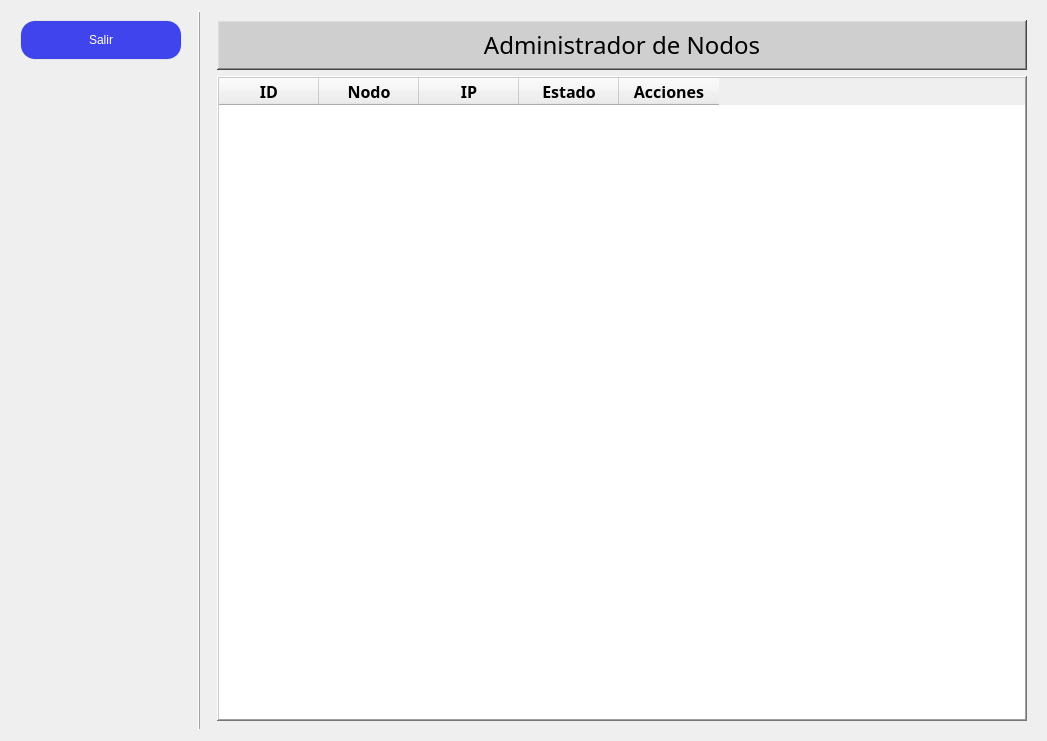
<?xml version="1.0" encoding="UTF-8"?>
<ui version="4.0">
 <class>NodesPage</class>
 <widget class="QWidget" name="NodesPage">
  <property name="geometry">
   <rect>
    <x>0</x>
    <y>0</y>
    <width>1047</width>
    <height>741</height>
   </rect>
  </property>
  <property name="sizePolicy">
   <sizepolicy hsizetype="Expanding" vsizetype="Expanding">
    <horstretch>0</horstretch>
    <verstretch>0</verstretch>
   </sizepolicy>
  </property>
  <property name="windowTitle">
   <string>Form</string>
  </property>
  <layout class="QGridLayout" name="gridLayout">
   <item row="0" column="0">
    <widget class="QFrame" name="verticalFrame">
     <property name="sizePolicy">
      <sizepolicy hsizetype="Expanding" vsizetype="Expanding">
       <horstretch>0</horstretch>
       <verstretch>0</verstretch>
      </sizepolicy>
     </property>
     <property name="minimumSize">
      <size>
       <width>160</width>
       <height>0</height>
      </size>
     </property>
     <property name="maximumSize">
      <size>
       <width>180</width>
       <height>16777215</height>
      </size>
     </property>
     <property name="frameShape">
      <enum>QFrame::Shape::NoFrame</enum>
     </property>
     <layout class="QVBoxLayout" name="verticalLayout">
      <item>
       <widget class="Button" name="logout_button">
        <property name="sizePolicy">
         <sizepolicy hsizetype="Expanding" vsizetype="Fixed">
          <horstretch>0</horstretch>
          <verstretch>0</verstretch>
         </sizepolicy>
        </property>
        <property name="minimumSize">
         <size>
          <width>140</width>
          <height>40</height>
         </size>
        </property>
        <property name="maximumSize">
         <size>
          <width>200</width>
          <height>40</height>
         </size>
        </property>
        <property name="styleSheet">
         <string notr="true">QPushButton {
	border-radius: 15px;
	padding: 5px;
	background-color: rgb(64, 68, 237);
	color: white;
	border: 2px solid rgba(0, 0, 0, 10); /* Borde tenue */
}

QPushButton:hover {
  background-color: rgb(90, 90, 255);    /* Fondo al pasar el mouse */
  color: white;                /* Color del texto al pasar el mouse */
}

QPushButton:pressed {
  background-color: rgb(51, 55, 188)     /* Fondo al presionar */
  color: white;                /* Color del texto al presionar */
}

QPushButton:disabled {
  background-color: rgb(39, 39, 43);     /* Fondo deshabilitado */
  color: #7f8c8d;                /* Color del texto deshabilitado */
}

QPushButton:checked {
  background-color: #27ae60;     /* Fondo cuando está checkable y activado */
  color: #ecf0f1;        
}</string>
        </property>
        <property name="text">
         <string>Salir</string>
        </property>
       </widget>
      </item>
      <item>
       <spacer name="verticalSpacer">
        <property name="orientation">
         <enum>Qt::Orientation::Vertical</enum>
        </property>
        <property name="sizeType">
         <enum>QSizePolicy::Policy::Expanding</enum>
        </property>
        <property name="sizeHint" stdset="0">
         <size>
          <width>20</width>
          <height>40</height>
         </size>
        </property>
       </spacer>
      </item>
     </layout>
    </widget>
   </item>
   <item row="0" column="2">
    <widget class="QWidget" name="widget" native="true">
     <layout class="QVBoxLayout" name="verticalLayout_2">
      <item>
       <widget class="QLabel" name="nodes_label">
        <property name="sizePolicy">
         <sizepolicy hsizetype="Expanding" vsizetype="Expanding">
          <horstretch>0</horstretch>
          <verstretch>0</verstretch>
         </sizepolicy>
        </property>
        <property name="maximumSize">
         <size>
          <width>16777215</width>
          <height>50</height>
         </size>
        </property>
        <property name="font">
         <font>
          <family>Impact</family>
          <pointsize>18</pointsize>
          <bold>false</bold>
          <underline>false</underline>
         </font>
        </property>
        <property name="styleSheet">
         <string notr="true">color: black;
background-color: rgb(207, 207, 207);</string>
        </property>
        <property name="frameShape">
         <enum>QFrame::Shape::WinPanel</enum>
        </property>
        <property name="frameShadow">
         <enum>QFrame::Shadow::Raised</enum>
        </property>
        <property name="lineWidth">
         <number>1</number>
        </property>
        <property name="text">
         <string>Administrador de Nodos</string>
        </property>
        <property name="alignment">
         <set>Qt::AlignmentFlag::AlignCenter</set>
        </property>
       </widget>
      </item>
      <item>
       <widget class="QTableWidget" name="nodes_table">
        <property name="frameShape">
         <enum>QFrame::Shape::WinPanel</enum>
        </property>
        <property name="frameShadow">
         <enum>QFrame::Shadow::Raised</enum>
        </property>
        <property name="sizeAdjustPolicy">
         <enum>QAbstractScrollArea::SizeAdjustPolicy::AdjustToContents</enum>
        </property>
        <property name="editTriggers">
         <set>QAbstractItemView::EditTrigger::NoEditTriggers</set>
        </property>
        <property name="selectionMode">
         <enum>QAbstractItemView::SelectionMode::NoSelection</enum>
        </property>
        <property name="textElideMode">
         <enum>Qt::TextElideMode::ElideMiddle</enum>
        </property>
        <property name="wordWrap">
         <bool>false</bool>
        </property>
        <property name="rowCount">
         <number>0</number>
        </property>
        <attribute name="horizontalHeaderCascadingSectionResizes">
         <bool>false</bool>
        </attribute>
        <attribute name="horizontalHeaderMinimumSectionSize">
         <number>100</number>
        </attribute>
        <attribute name="horizontalHeaderShowSortIndicator" stdset="0">
         <bool>true</bool>
        </attribute>
        <attribute name="verticalHeaderMinimumSectionSize">
         <number>100</number>
        </attribute>
        <attribute name="verticalHeaderDefaultSectionSize">
         <number>100</number>
        </attribute>
        <attribute name="verticalHeaderShowSortIndicator" stdset="0">
         <bool>true</bool>
        </attribute>
        <attribute name="verticalHeaderStretchLastSection">
         <bool>true</bool>
        </attribute>
        <column>
         <property name="text">
          <string>ID</string>
         </property>
         <property name="font">
          <font>
           <family>Segoe UI Variable</family>
           <pointsize>12</pointsize>
           <bold>true</bold>
          </font>
         </property>
        </column>
        <column>
         <property name="text">
          <string>Nodo</string>
         </property>
         <property name="font">
          <font>
           <family>Segoe UI Variable</family>
           <pointsize>12</pointsize>
           <bold>true</bold>
          </font>
         </property>
        </column>
        <column>
         <property name="text">
          <string>IP</string>
         </property>
         <property name="font">
          <font>
           <family>Segoe UI Variable</family>
           <pointsize>12</pointsize>
           <bold>true</bold>
          </font>
         </property>
        </column>
        <column>
         <property name="text">
          <string>Estado</string>
         </property>
         <property name="font">
          <font>
           <family>Segoe UI Variable</family>
           <pointsize>12</pointsize>
           <bold>true</bold>
          </font>
         </property>
        </column>
        <column>
         <property name="text">
          <string>Acciones</string>
         </property>
         <property name="font">
          <font>
           <family>Segoe UI Variable</family>
           <pointsize>12</pointsize>
           <bold>true</bold>
          </font>
         </property>
        </column>
       </widget>
      </item>
     </layout>
    </widget>
   </item>
   <item row="0" column="1">
    <widget class="Line" name="line">
     <property name="sizePolicy">
      <sizepolicy hsizetype="Expanding" vsizetype="Expanding">
       <horstretch>0</horstretch>
       <verstretch>0</verstretch>
      </sizepolicy>
     </property>
     <property name="minimumSize">
      <size>
       <width>5</width>
       <height>0</height>
      </size>
     </property>
     <property name="maximumSize">
      <size>
       <width>5</width>
       <height>16777215</height>
      </size>
     </property>
     <property name="styleSheet">
      <string notr="true"/>
     </property>
     <property name="frameShadow">
      <enum>QFrame::Shadow::Raised</enum>
     </property>
     <property name="lineWidth">
      <number>1</number>
     </property>
     <property name="midLineWidth">
      <number>0</number>
     </property>
     <property name="orientation">
      <enum>Qt::Orientation::Vertical</enum>
     </property>
    </widget>
   </item>
  </layout>
 </widget>
 <customwidgets>
  <customwidget>
   <class>Button</class>
   <extends>QPushButton</extends>
   <header>view/elements/button.h</header>
  </customwidget>
 </customwidgets>
 <resources/>
 <connections/>
</ui>
